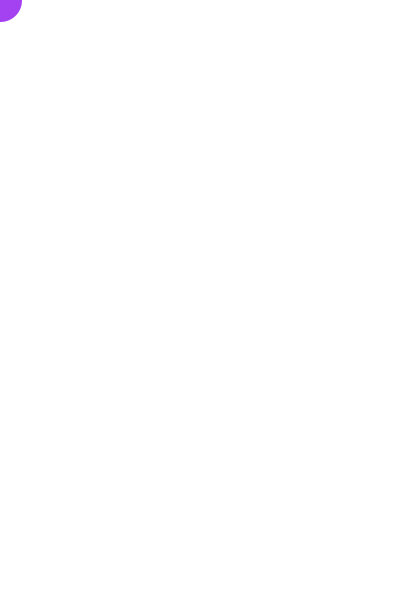
Frame 1 (no input)
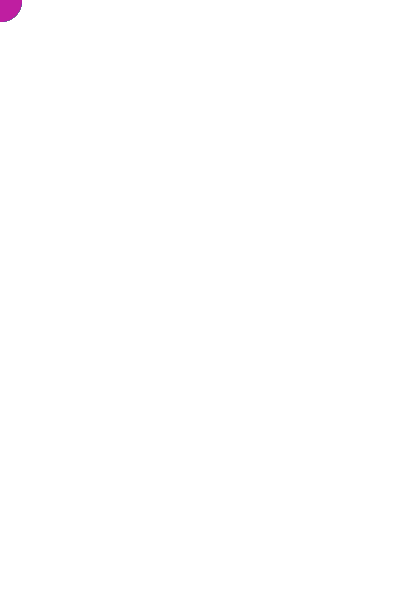
Frame 60 (the mouse pressed at the canvas centre just before this capture)
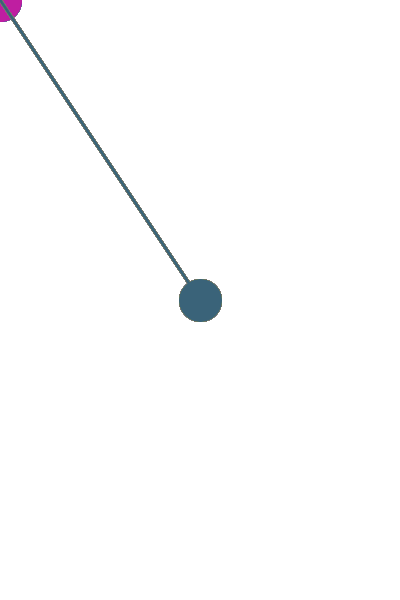
Frame 120 (the mouse held since frame 60 and released just before this capture)

The Processing sketch that drew these frames (run headless with seeded random() and noise(); from frame 60 on, the mouse is pressed at the canvas centre):

// Processing sketch: processing_98707
// ── processing_98707.pde

float randomRed;
float randomGreen;
float randomBlue;

void setup()
{ 
  size(400, 600);
  background(255, 255, 255);
  smooth();
  frameRate(10);

} 
void draw() 
{
  randomRed = random(255);
  randomGreen = random(255);
  randomBlue = random(255);

  strokeWeight(3);
  
  fill(randomRed, randomGreen, randomBlue);
  stroke(randomRed, randomGreen, randomBlue);

  ellipse(mouseX, mouseY, 40, 40);  
  line(0, 0, mouseX, mouseY);
}
